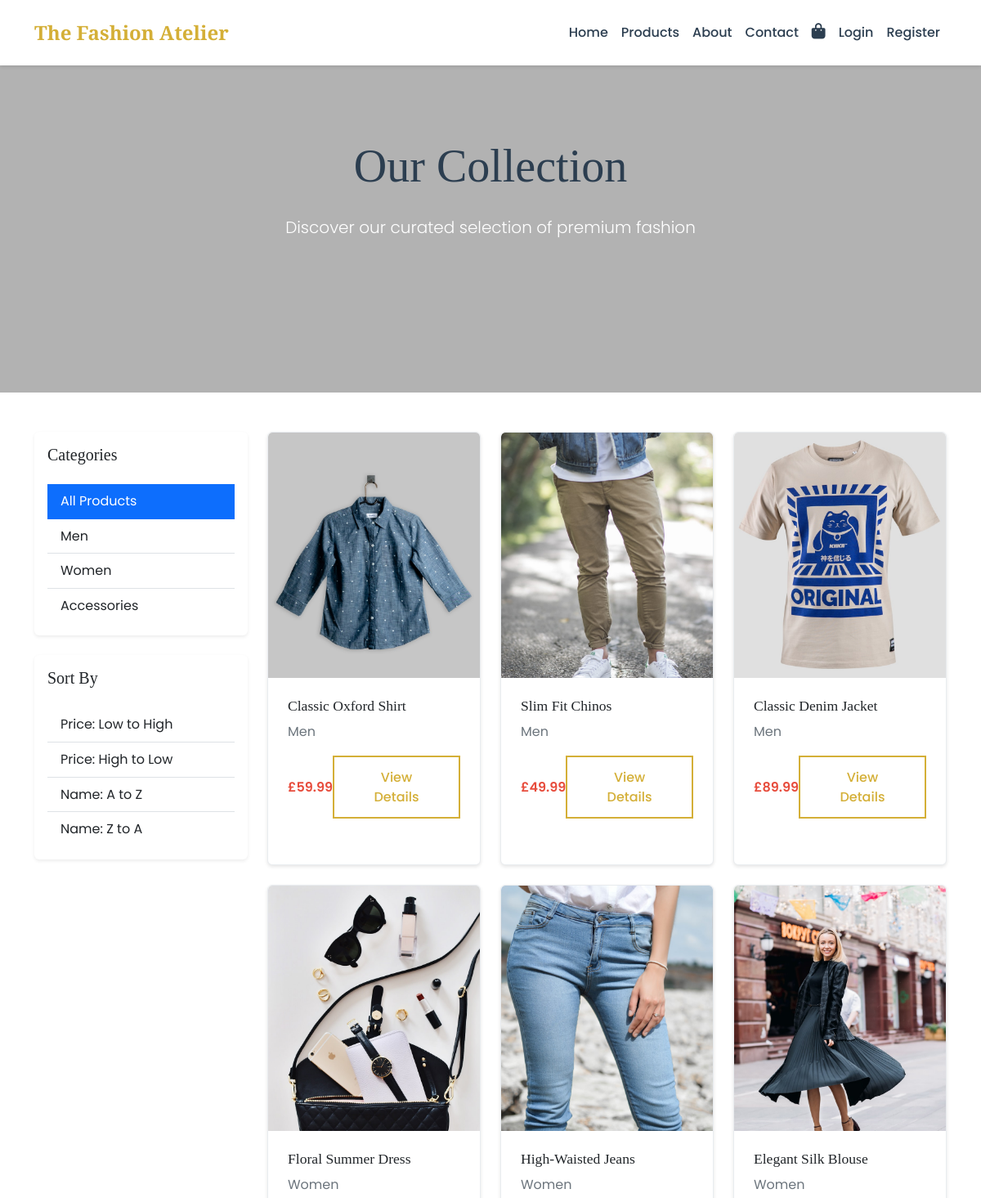
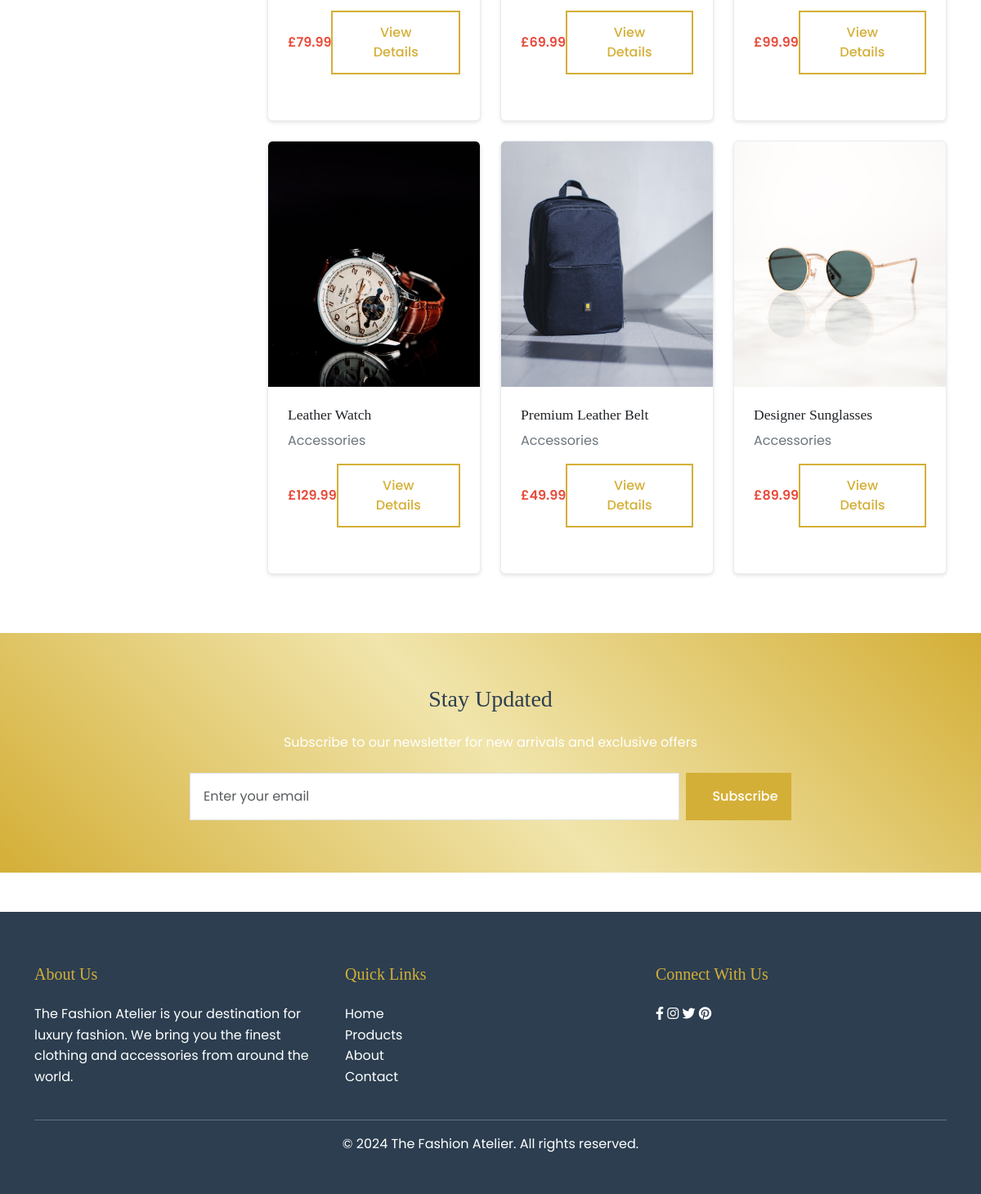
Screenshot of /products/ with the database file from the repository (2 pictures, top to bottom).
### clothes/models.py (models this page shows, shortened)
class Category(models.Model):
    name = models.CharField(max_length=100)
    slug = models.SlugField(unique=True, blank=True)
    description = models.TextField(blank=True)
    image = models.ImageField(upload_to='categories/', blank=True)
    created_at = models.DateTimeField(auto_now_add=True)
    updated_at = models.DateTimeField(auto_now=True)
    class Meta:
        verbose_name_plural = 'Categories'

class Product(models.Model):
    name = models.CharField(max_length=200)
    slug = models.SlugField(unique=True, blank=True)
    description = models.TextField()
    price = models.DecimalField(max_digits=10, decimal_places=2)
    discount = models.IntegerField(default=0, help_text='Percentage discount (0-100)')
    category = models.ForeignKey(Category, on_delete=models.CASCADE, related_name='products')
    image = models.ImageField(upload_to='products/')
    is_featured = models.BooleanField(default=False)
    is_new = models.BooleanField(default=True)
    stock = models.IntegerField(default=0)
    created_at = models.DateTimeField(auto_now_add=True)
    updated_at = models.DateTimeField(auto_now=True)

### clothes/views.py (the view, shortened to what this page needs)
# urls.py: path('products/', views.products, name='products'),
def products(request):
    products_list = Product.objects.all()
    categories = Category.objects.all()
    category_id = request.GET.get('category')
    if category_id:
        products_list = products_list.filter(category_id=category_id)
    sort = request.GET.get('sort')
    paginator = Paginator(products_list, 9)  # 9 products per page
    page_number = request.GET.get('page')
    products = paginator.get_page(page_number)
    return render(request, 'clothes/products.html', {
        'products': products,
        'categories': categories
    })

### clothes/templates/clothes/products.html (shortened to what this page needs)
{% extends 'clothes/base.html' %}
{% load static %}
{% block content %}
<section class="hero-section" style="background-image: url('{% static 'clothes/images/products-hero.jpg' %}');">
    <div class="hero-bg"></div>
    <div class="container">
        <div class="hero-content text-center">
            <h1 class="display-4 mb-4">Our Collection</h1>
            <p class="lead">Discover our curated selection of premium fashion</p>
        </div>
    </div>
</section>
<section class="py-5">
    <div class="container">
        <div class="row">
            <div class="col-md-3">
                <div class="card shadow-sm mb-4">
                    <div class="card-body">
                        <h5 class="card-title mb-4">Categories</h5>
                        <div class="list-group list-group-flush">
                            <a href="{% url 'clothes:products' %}" class="list-group-item list-group-item-action {% if not request.GET.category %}active{% endif %}">
                                All Products
                            </a>
                            {% for category in categories %}
                            <a href="{% url 'clothes:products' %}?category={{ category.id }}"
                               class="list-group-item list-group-item-action {% if request.GET.category == category.id|stringformat:'s' %}active{% endif %}">
                                {{ category.name }}
                            </a>
                            {% endfor %}
                        </div>
                    </div>
                </div>
                <div class="card shadow-sm">
                    <div class="card-body">
                        <h5 class="card-title mb-4">Sort By</h5>
                        <div class="list-group list-group-flush">
                            <a href="{% url 'clothes:products' %}?sort=price-asc" class="list-group-item list-group-item-action {% if request.GET.sort == 'price-asc' %}active{% endif %}">
                                Price: Low to High
                            </a>
                            <a href="{% url 'clothes:products' %}?sort=price-desc" class="list-group-item list-group-item-action {% if request.GET.sort == 'price-desc' %}active{% endif %}">
                                Price: High to Low
                            </a>
                            <a href="{% url 'clothes:products' %}?sort=name-asc" class="list-group-item list-group-item-action {% if request.GET.sort == 'name-asc' %}active{% endif %}">
                                Name: A to Z
                            </a>
                            <a href="{% url 'clothes:products' %}?sort=name-desc" class="list-group-item list-group-item-action {% if request.GET.sort == 'name-desc' %}active{% endif %}">
                                Name: Z to A
                            </a>
                        </div>
                    </div>
                </div>
            </div>
            <div class="col-md-9">
                <div class="row">
                    {% for product in products %}
                    <div class="col-md-4 mb-4">
                        <div class="card product-card h-100">
                            <img src="{{ product.image.url }}" class="card-img-top" alt="{{ product.name }}">
                            <div class="card-body">
                                <h5 class="card-title">{{ product.name }}</h5>
                                <p class="card-text text-muted">{{ product.category.name }}</p>
                                <div class="d-flex justify-content-between align-items-center">
                                    <span class="price">£{{ product.price }}</span>
                                    <a href="{% url 'clothes:product_detail' product.id %}" class="btn btn-outline-dark">View Details</a>
                                </div>
                            </div>
                        </div>
                    </div>
                    {% endfor %}
                </div>
            </div>
        </div>
    </div>
</section>
<section class="newsletter-section">
    <div class="container">
        <div class="row justify-content-center">
            <div class="col-md-8 text-center">
                <h3 class="mb-4">Stay Updated</h3>
                <p class="mb-4">Subscribe to our newsletter for new arrivals and exclusive offers</p>
                <form class="d-flex gap-2">
                    <input type="email" class="form-control" placeholder="Enter your email">
                    <button type="submit" class="btn btn-gold">Subscribe</button>
                </form>
            </div>
        </div>
    </div>
</section>
{% endblock %}

### clothes/templates/clothes/base.html (shortened to what this page needs)
<!DOCTYPE html>
<html lang="en">
<head>
    <link href="https://cdn.jsdelivr.net/npm/bootstrap@5.3.0/dist/css/bootstrap.min.css" rel="stylesheet">
    <link rel="stylesheet" href="https://cdnjs.cloudflare.com/ajax/libs/font-awesome/6.0.0/css/all.min.css">
    {% load static %}
    <link rel="stylesheet" href="{% static 'clothes/css/style.css' %}">
</head>
<body>
    <nav class="navbar navbar-expand-lg navbar-light fixed-top">
        <div class="container">
            <a class="navbar-brand" href="{% url 'clothes:home' %}">The Fashion Atelier</a>
            <div class="collapse navbar-collapse" id="navbarNav">
                <ul class="navbar-nav ms-auto">
                    <li class="nav-item">
                        <a class="nav-link" href="{% url 'clothes:home' %}">Home</a>
                    </li>
                    <li class="nav-item">
                        <a class="nav-link" href="{% url 'clothes:products' %}">Products</a>
                    </li>
                    <li class="nav-item">
                        <a class="nav-link" href="{% url 'clothes:about' %}">About</a>
                    </li>
                    <li class="nav-item">
                        <a class="nav-link" href="{% url 'clothes:contact' %}">Contact</a>
                    </li>
                    <li class="nav-item">
                        <a class="nav-link" href="{% url 'clothes:cart' %}">
                            <i class="fas fa-shopping-bag"></i>
                        </a>
                    </li>
                    {% if user.is_authenticated %}
                    <li class="nav-item dropdown">
                        <a class="nav-link dropdown-toggle" href="#" id="navbarDropdown" role="button" data-bs-toggle="dropdown" aria-expanded="false">
                            <i class="fas fa-user-circle"></i>
                        </a>
                        <ul class="dropdown-menu dropdown-menu-end" aria-labelledby="navbarDropdown">
                            <li><span class="dropdown-item-text">Hello, {{ user.first_name|default:user.username }}</span></li>
                            <li><hr class="dropdown-divider"></li>
                            <li><a class="dropdown-item" href="{% url 'clothes:user_profile' %}">My Profile</a></li>
                            <li><a class="dropdown-item" href="{% url 'clothes:user_orders' %}">My Orders</a></li>
                            <li><hr class="dropdown-divider"></li>
                            <li><a class="dropdown-item" href="{% url 'clothes:logout' %}">Logout</a></li>
                        </ul>
                    </li>
                    {% else %}
                    <li class="nav-item">
                        <a class="nav-link" href="{% url 'clothes:login' %}">Login</a>
                    </li>
                    <li class="nav-item">
                        <a class="nav-link" href="{% url 'clothes:register' %}">Register</a>
                    </li>
                    {% endif %}
                </ul>
            </div>
        </div>
    </nav>
    <main>
        {% block content %}
        {% endblock %}
    </main>
    <footer class="mt-5">
        <div class="container">
            <div class="row">
                <div class="col-md-4">
                    <h5>About Us</h5>
                    <p>The Fashion Atelier is your destination for luxury fashion. We bring you the finest clothing and accessories from around the world.</p>
                </div>
                <div class="col-md-4">
                    <h5>Quick Links</h5>
                    <ul class="list-unstyled">
                        <li><a href="{% url 'clothes:home' %}">Home</a></li>
                        <li><a href="{% url 'clothes:products' %}">Products</a></li>
                        <li><a href="{% url 'clothes:about' %}">About</a></li>
                        <li><a href="{% url 'clothes:contact' %}">Contact</a></li>
                    </ul>
                </div>
                <div class="col-md-4">
                    <h5>Connect With Us</h5>
                    <div class="social-links">
                        <a href="#"><i class="fab fa-facebook-f"></i></a>
                        <a href="#"><i class="fab fa-instagram"></i></a>
                        <a href="#"><i class="fab fa-twitter"></i></a>
                        <a href="#"><i class="fab fa-pinterest"></i></a>
                    </div>
                </div>
            </div>
            <hr class="mt-4">
            <div class="text-center">
                <p>&copy; 2024 The Fashion Atelier. All rights reserved.</p>
            </div>
        </div>
    </footer>
</body>
</html>

### clothes/static/clothes/css/style.css (style rules this page uses)
:root { --primary: #2c3e50; --primary-dark: #1a252f; --primary-color: #2c3e50; --secondary-color: #34495e; --accent-color: #e74c3c; --text-color: #2c3e50; --light-gray: #ecf0f1; --white: #ffffff; --gold: #d4af37; --dark-gold: #b38f2d; }
body { font-family: 'Poppins', sans-serif; color: var(--text-color); line-height: 1.6; }
h1, h2, h3, h4, h5, h6 { font-family: 'Playfair Display', serif; color: var(--primary-color); }
.navbar { background-color: var(--white); box-shadow: 0 2px 4px rgba(0,0,0,0.1); padding: 1rem 0; }
.navbar-brand { font-family: 'Playfair Display', serif; color: var(--primary-color) !important; font-size: 1.5rem; }
.nav-link { color: var(--primary-color) !important; font-weight: 500; transition: color 0.3s ease; }
.hero-section { position: relative; min-height: 60vh; display: flex; align-items: center; background-size: cover; background-position: center; }
.hero-bg { position: absolute; top: 0; left: 0; right: 0; bottom: 0; background-color: rgba(0,0,0,0.3); }
.hero-content { position: relative; z-index: 1; color: var(--white); }
.btn { padding: 0.8rem 2rem; border-radius: 0; font-weight: 500; transition: all 0.3s ease; }
.btn-outline-dark { border: 2px solid var(--primary-color); color: var(--primary-color); }
.btn-gold { background-color: var(--gold); color: var(--white); border: none; }
.card { border: none; box-shadow: 0 2px 4px rgba(0,0,0,0.1); transition: transform 0.3s ease; }
.card-img-top { height: 300px; object-fit: cover; }
.product-card { margin-bottom: 2rem; }
.product-card .card-body { padding: 1.5rem; }
.product-card .card-title { font-size: 1.1rem; margin-bottom: 0.5rem; }
.product-card .price { color: var(--accent-color); font-weight: 600; }
.newsletter-section { background-color: var(--primary-color); color: var(--white); padding: 4rem 0; }
.newsletter-section .form-control { border-radius: 0; padding: 1rem; }
footer { background-color: var(--primary-color); color: var(--white); padding: 4rem 0 2rem; }
footer h5 { color: var(--gold); margin-bottom: 1.5rem; }
footer a { color: var(--white); text-decoration: none; transition: color 0.3s ease; }
:root { --gold: #d4af37; --gold-light: #f1e5ac; --gold-glitter: linear-gradient(45deg, #d4af37, #f1e5ac, #d4af37); --off-white: #f8f9fa; --light-gray: #e9ecef; }
.hero-section { min-height: 60vh; background-color: var(--white); color: var(--gold); position: relative; overflow: hidden; }
.hero-bg { position: absolute; top: 0; left: 0; width: 100%; height: 100%; background-size: cover; background-position: center; background-attachment: fixed; filter: brightness(0.9); transition: transform 15s ease-in-out; }
.product-card { transition: all 0.4s cubic-bezier(0.165, 0.84, 0.44, 1); position: relative; overflow: hidden; border: 1px solid var(--light-gray); }
.product-card img { transition: transform 0.6s ease; }
.btn { transition: all 0.3s cubic-bezier(0.4, 0, 0.2, 1); position: relative; overflow: hidden; }
.btn-outline-dark { color: var(--gold); border-color: var(--gold); }
.btn::after { content: ''; position: absolute; top: 50%; left: 50%; width: 0; height: 0; background: rgba(255, 255, 255, 0.2); border-radius: 50%; transform: translate(-50%, -50%); transition: width 0.6s ease, height 0.6s ease; }
.newsletter-section { background: var(--gold-glitter); color: var(--white); position: relative; overflow: hidden; }
.newsletter-section::before { content: ''; position: absolute; top: 0; left: 0; width: 100%; height: 100%; background: url('https://images.unsplash.com/photo-1490481651871-ab68de25d43d?ixlib=rb-1.2.1&auto=format&fit=crop&w=1950&q=80') center/cover no-repeat; opacity: 0.2; filter: brightness(0.7); }
.form-control { transition: all 0.3s ease; }
.text-muted { color: #6c757d !important; }
.container { opacity: 1; transform: translateY(0); transition: all 0.6s ease; }
.hero-content { opacity: 0; transform: translateX(-20px); animation: fadeInLeft 0.8s ease forwards; }
.navbar-brand { color: var(--gold) !important; font-weight: bold; }
.nav-link .fa-shopping-bag, .nav-link .fa-user-circle { font-size: 1.2rem; }

### clothes/templates/clothes/base.html (style rules this page uses)
body { font-family: 'Poppins', sans-serif; background-color: #ffffff; }
h1, h2, h3, h4, h5, h6, .navbar-brand { font-family: 'Playfair Display', serif; }

### rows the page displays
Category: name "Men"
Category: name "Women"
Category: name "Accessories"
Product: image (picture), name "Classic Oxford Shirt", category.name "Men", price "59.99"
Product: image (picture), name "Slim Fit Chinos", category.name "Men", price "49.99"
Product: image (picture), name "Classic Denim Jacket", category.name "Men", price "89.99"
Product: image (picture), name "Floral Summer Dress", category.name "Women", price "79.99"
Product: image (picture), name "High-Waisted Jeans", category.name "Women", price "69.99"
Product: image (picture), name "Elegant Silk Blouse", category.name "Women", price "99.99"
Product: image (picture), name "Leather Watch", category.name "Accessories", price "129.99"
Product: image (picture), name "Premium Leather Belt", category.name "Accessories", price "49.99"
Product: image (picture), name "Designer Sunglasses", category.name "Accessories", price "89.99"
